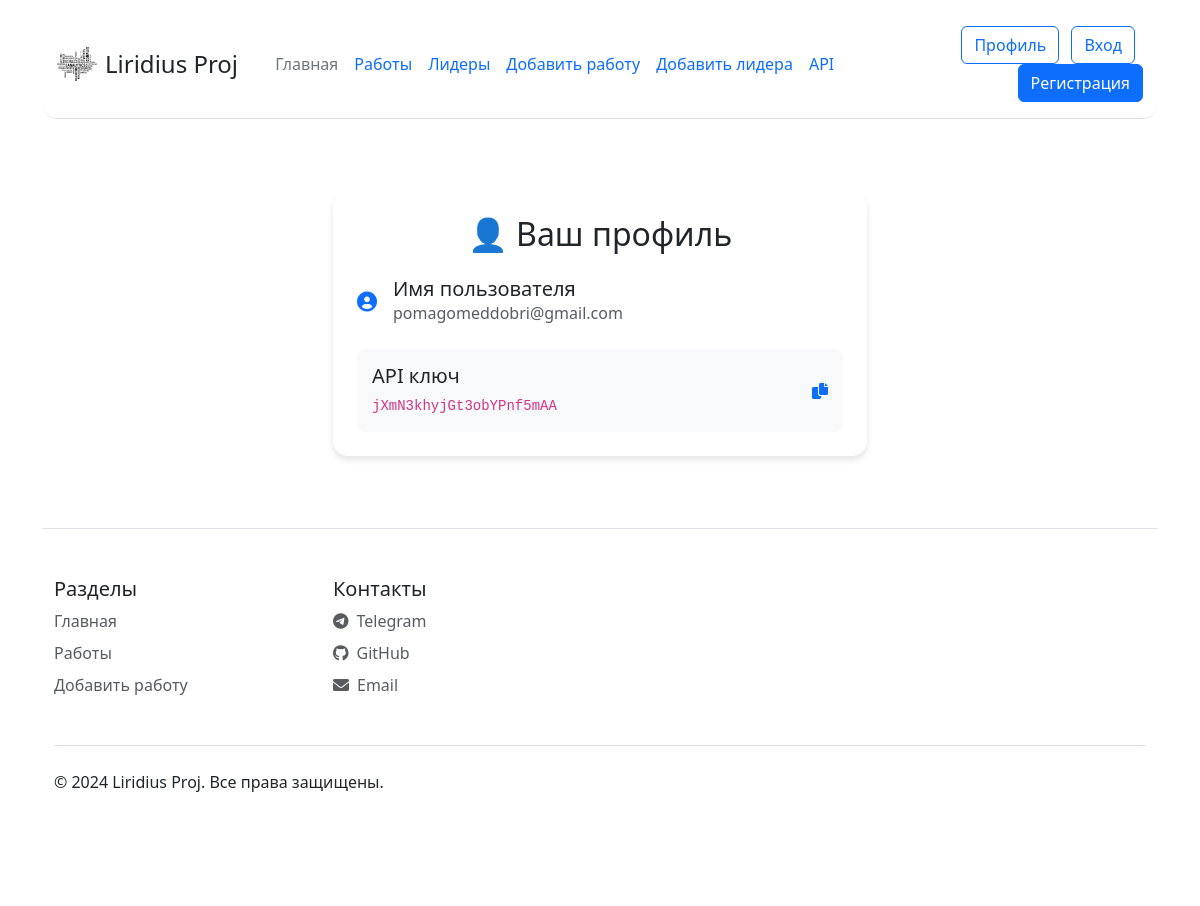
The page /profile (signed in) on the database as committed earlier.
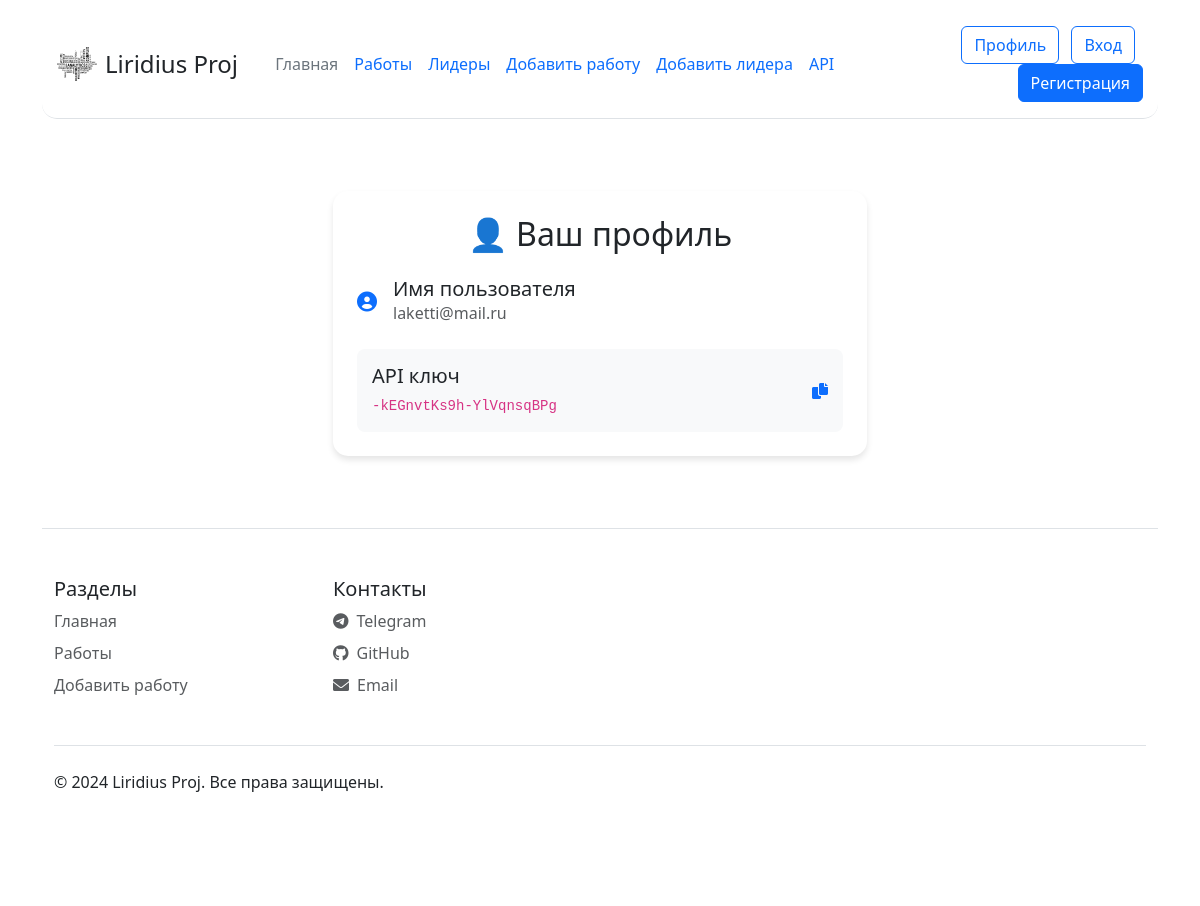
The same page on the database as committed later.
### data/models.py (models this page shows, shortened)
class User(UserMixin, db.Model, SerializerMixin):
    __tablename__ = 'users'
    id = db.Column(db.Integer, primary_key=True)
    email = db.Column(db.String(80), unique=True)
    password_bash = db.Column(db.String(120))
    api_k = db.Column(db.String(18))

### app.py (the view)
@app.route("/profile")
@login_required
def profile():
    if current_user.api_k is None:
        return render_template("profile.html", user_name=current_user.email, api_key="Не зарегистрирован")
    return render_template("profile.html", user_name=current_user.email, api_key=current_user.api_k)

### app.py (called while the page is built)
@log_m.user_loader
def load_user(user_id):
    return db.session.get(User, user_id)

### templates/profile.html (shortened to what this page needs)
{% extends "base.html" %}
{% block content %}
<div class="container py-5" id="profile">
    <div class="row justify-content-center">
        <div class="col-md-8 col-lg-6">
            <div class="profile-card p-4 mb-4">
                <h2 class="mb-4 text-center animate-slide-up" style="animation-delay: 0.2s;">👤 Ваш профиль</h2>
                <div class="info-item" style="animation-delay: 0.4s;">
                    <div class="d-flex align-items-center mb-4">
                        <i class="fas fa-user-circle fa-lg me-3 text-primary"></i>
                        <div>
                            <h5 class="mb-0">Имя пользователя</h5>
                            <p class="text-muted mb-0">{{ user_name }}</p>
                        </div>
                    </div>
                </div>
                <div class="info-item" style="animation-delay: 0.6s;">
                    <div class="api-key-container">
                        <div class="d-flex justify-content-between align-items-center">
                            <div>
                                <h5 class="mb-1">API ключ</h5>
                                <code class="text-break api-key">{{ api_key }}</code>
                            </div>
                            <i class="fas fa-copy copy-icon text-primary" onclick="copyApiKey()"></i>
                        </div>
                    </div>
                </div>
            </div>
        </div>
    </div>
</div>
{% endblock %}

Rows that differ between the two databases and show on the page:
changed User: email "pomagomeddobri@gmail.com" → "laketti@mail.ru"; api_k "jXmN3khyjGt3obYPnf5mAA" → "-kEGnvtKs9h-YlVqnsqBPg"
